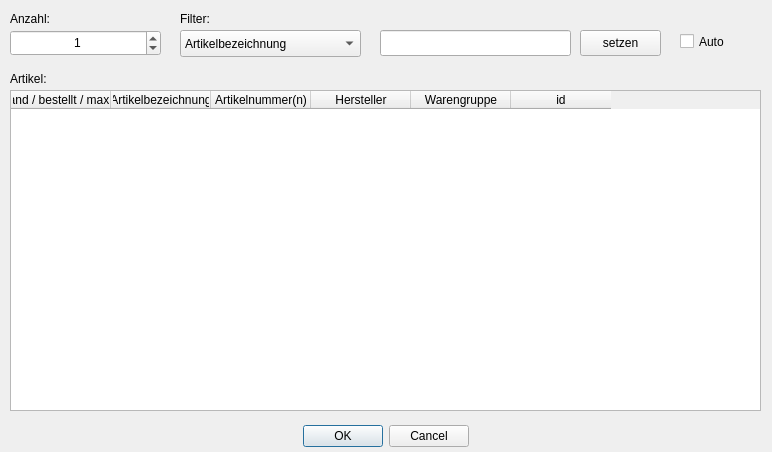
<?xml version="1.0" encoding="UTF-8"?>
<ui version="4.0">
 <class>CInputdialogAllowance</class>
 <widget class="QDialog" name="CInputdialogAllowance">
  <property name="geometry">
   <rect>
    <x>0</x>
    <y>0</y>
    <width>772</width>
    <height>452</height>
   </rect>
  </property>
  <property name="windowTitle">
   <string>Dialog</string>
  </property>
  <widget class="QDialogButtonBox" name="buttonBox">
   <property name="geometry">
    <rect>
     <x>0</x>
     <y>420</y>
     <width>771</width>
     <height>32</height>
    </rect>
   </property>
   <property name="orientation">
    <enum>Qt::Horizontal</enum>
   </property>
   <property name="standardButtons">
    <set>QDialogButtonBox::Cancel|QDialogButtonBox::Ok</set>
   </property>
   <property name="centerButtons">
    <bool>true</bool>
   </property>
  </widget>
  <widget class="QSpinBox" name="spinBox">
   <property name="geometry">
    <rect>
     <x>10</x>
     <y>30</y>
     <width>151</width>
     <height>26</height>
    </rect>
   </property>
   <property name="alignment">
    <set>Qt::AlignCenter</set>
   </property>
   <property name="minimum">
    <number>0</number>
   </property>
   <property name="maximum">
    <number>99999</number>
   </property>
   <property name="value">
    <number>1</number>
   </property>
  </widget>
  <widget class="QLabel" name="label">
   <property name="geometry">
    <rect>
     <x>10</x>
     <y>10</y>
     <width>111</width>
     <height>18</height>
    </rect>
   </property>
   <property name="text">
    <string>Anzahl:</string>
   </property>
  </widget>
  <widget class="QLabel" name="label_2">
   <property name="geometry">
    <rect>
     <x>10</x>
     <y>70</y>
     <width>121</width>
     <height>18</height>
    </rect>
   </property>
   <property name="text">
    <string>Artikel:</string>
   </property>
  </widget>
  <widget class="QLineEdit" name="lineEditMask">
   <property name="geometry">
    <rect>
     <x>380</x>
     <y>30</y>
     <width>191</width>
     <height>26</height>
    </rect>
   </property>
  </widget>
  <widget class="QComboBox" name="comboBoxMask">
   <property name="geometry">
    <rect>
     <x>180</x>
     <y>30</y>
     <width>181</width>
     <height>27</height>
    </rect>
   </property>
   <item>
    <property name="text">
     <string>Artikelbezeichnung</string>
    </property>
   </item>
   <item>
    <property name="text">
     <string>1.Artikelnummer</string>
    </property>
   </item>
   <item>
    <property name="text">
     <string>2.Artikelnummer</string>
    </property>
   </item>
   <item>
    <property name="text">
     <string>Hersteller</string>
    </property>
   </item>
   <item>
    <property name="text">
     <string>Warengruppe</string>
    </property>
   </item>
  </widget>
  <widget class="QLabel" name="label_3">
   <property name="geometry">
    <rect>
     <x>180</x>
     <y>10</y>
     <width>121</width>
     <height>18</height>
    </rect>
   </property>
   <property name="text">
    <string>Filter:</string>
   </property>
  </widget>
  <widget class="QTableWidget" name="tableWidgetArticle">
   <property name="geometry">
    <rect>
     <x>10</x>
     <y>90</y>
     <width>751</width>
     <height>321</height>
    </rect>
   </property>
   <property name="editTriggers">
    <set>QAbstractItemView::NoEditTriggers</set>
   </property>
   <property name="alternatingRowColors">
    <bool>true</bool>
   </property>
   <property name="selectionMode">
    <enum>QAbstractItemView::SingleSelection</enum>
   </property>
   <property name="selectionBehavior">
    <enum>QAbstractItemView::SelectRows</enum>
   </property>
   <property name="sortingEnabled">
    <bool>true</bool>
   </property>
   <column>
    <property name="text">
     <string>Bestand / bestellt / max.Kap.</string>
    </property>
   </column>
   <column>
    <property name="text">
     <string>Artikelbezeichnung</string>
    </property>
   </column>
   <column>
    <property name="text">
     <string>Artikelnummer(n)</string>
    </property>
   </column>
   <column>
    <property name="text">
     <string>Hersteller</string>
    </property>
   </column>
   <column>
    <property name="text">
     <string>Warengruppe</string>
    </property>
   </column>
   <column>
    <property name="text">
     <string>id</string>
    </property>
   </column>
  </widget>
  <widget class="QPushButton" name="pushButtonMaskSet">
   <property name="geometry">
    <rect>
     <x>580</x>
     <y>30</y>
     <width>81</width>
     <height>26</height>
    </rect>
   </property>
   <property name="text">
    <string>setzen</string>
   </property>
  </widget>
  <widget class="QCheckBox" name="checkBoxAuto">
   <property name="geometry">
    <rect>
     <x>680</x>
     <y>30</y>
     <width>71</width>
     <height>23</height>
    </rect>
   </property>
   <property name="text">
    <string>Auto</string>
   </property>
  </widget>
 </widget>
 <tabstops>
  <tabstop>spinBox</tabstop>
  <tabstop>comboBoxMask</tabstop>
  <tabstop>lineEditMask</tabstop>
  <tabstop>pushButtonMaskSet</tabstop>
  <tabstop>checkBoxAuto</tabstop>
  <tabstop>tableWidgetArticle</tabstop>
  <tabstop>buttonBox</tabstop>
 </tabstops>
 <resources/>
 <connections>
  <connection>
   <sender>buttonBox</sender>
   <signal>accepted()</signal>
   <receiver>CInputdialogAllowance</receiver>
   <slot>accept()</slot>
   <hints>
    <hint type="sourcelabel">
     <x>248</x>
     <y>254</y>
    </hint>
    <hint type="destinationlabel">
     <x>157</x>
     <y>274</y>
    </hint>
   </hints>
  </connection>
  <connection>
   <sender>buttonBox</sender>
   <signal>rejected()</signal>
   <receiver>CInputdialogAllowance</receiver>
   <slot>reject()</slot>
   <hints>
    <hint type="sourcelabel">
     <x>316</x>
     <y>260</y>
    </hint>
    <hint type="destinationlabel">
     <x>286</x>
     <y>274</y>
    </hint>
   </hints>
  </connection>
 </connections>
</ui>
